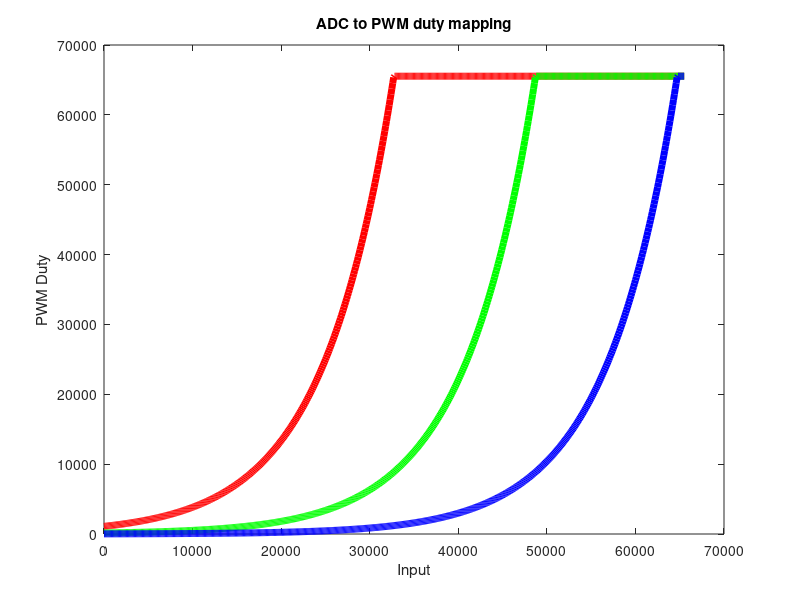

Recreate this plot in MATLAB.
max_val = 65535;
i = 1:100:max_val;

r = exp(min((i/8000 + 7.0), log(max_val)));
g = exp(min((i/8000 + 5.0), log(max_val)));
b = exp(min((i/8000 + 3.0), log(max_val)));

plot(i, r, "r", "linewidth", 5);
xlabel ("Input");
ylabel ("PWM Duty");
hold on;
plot(i, g, "g", "linewidth", 5);
h = plot(i, b, "b", "linewidth", 5);

title ("ADC to PWM duty mapping");

waitfor(h);